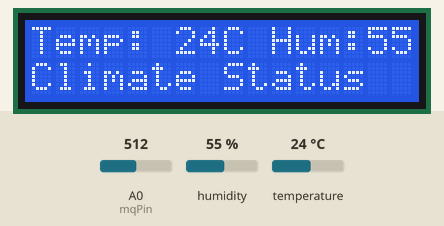
Recording of a sketch running on a simulated Arduino Uno, built with avr-gcc and run on an emulated ATmega328P. Shown: 16×2 character LCD. The inputs (shaded band) are chosen by the test bench; at power-on: humidity 55 %, A0 (mqPin) = 512, temperature 24 °C.

Above: at 3.2 s.
3.3 s: humidity set to 22 %
At 9.6 s:
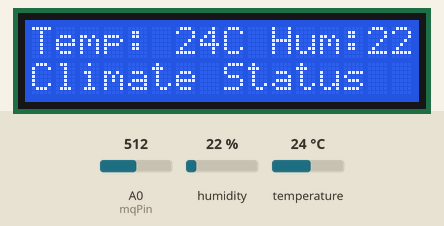
15.3 s: A0 (mqPin) set to 716
At 24.7 s:
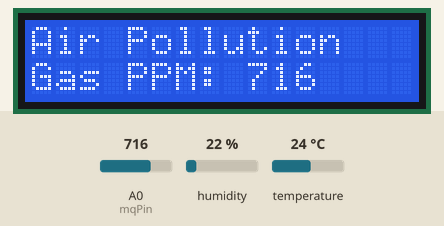
27.3 s: temperature set to 12 °C
At 33.1 s:
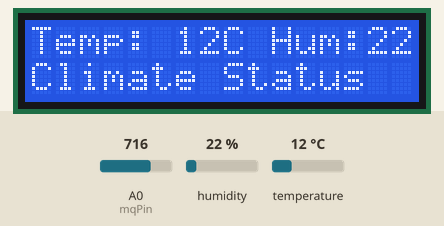
37.0 s: A0 (mqPin) set to 900
At 42.9 s:
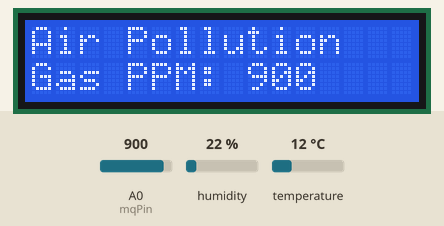
46.2 s: humidity set to 40 %
At 51.3 s:
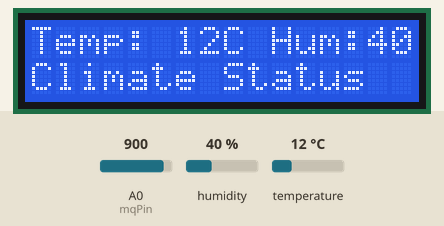
55.3 s: A0 (mqPin) set to 1023
At 61.1 s:
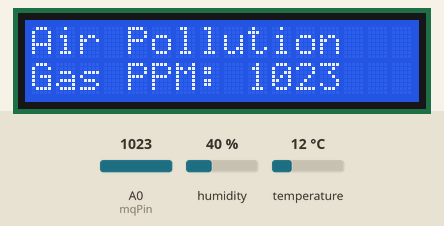
Timing chart, 0 to 62.6 s (numbered marks = the images above; inputs shaded):
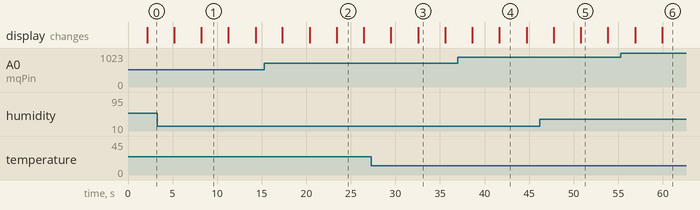

Measured:
- after the input at 3.3 s, the display: first differs from a run without the input after 4.9 s (image 1)
- after the input at 15.3 s, the display: first differs from a run without the input after 8.1 s (image 2)
- after the input at 27.3 s, the display: first differs from a run without the input after 5.3 s (image 3)
- after the input at 37.0 s, the display: first differs from a run without the input after 4.7 s (image 4)
- after the input at 46.2 s, the display: first differs from a run without the input after 4.6 s (image 5)
- after the input at 55.3 s, the display: first differs from a run without the input after 4.6 s (image 6)
- what the display in image 1 shows lasts 3.0 s, from 8.2 s to 11.2 s

The sketch:

dht11_mq.ino
```cpp
/*
  Lesson 3: Complete Autonomous Environmental Station
  Components: Arduino Uno + MQ-135 + DHT11 + I2C LCD
*/
#include <Wire.h>
#include <LiquidCrystal_I2C.h>
#include <DHT.h>

#define DHTPIN 2
#define DHTTYPE DHT11

DHT dht(DHTPIN, DHTTYPE);
LiquidCrystal_I2C lcd(0x27, 16, 2);
const int mqPin = A0;

void setup() {
  dht.begin();
  pinMode(mqPin, INPUT);
  lcd.init();
  lcd.backlight();

  lcd.setCursor(0, 0);
  lcd.print("EcoStation Init");
  delay(2000);
}

void loop() {
  // قراءة المعطيات البيئية الشاملة (غازات + مناخ)
  int airValue = analogRead(mqPin);
  float hum = dht.readHumidity();
  float temp = dht.readTemperature();

  // الصفحة الأولى: عرض درجة الحرارة والرطوبة المناخية
  lcd.clear();
  lcd.setCursor(0, 0);
  lcd.print("Temp: ");
  lcd.print((int)temp);
  lcd.print("C Hum:");
  lcd.print((int)hum);
  lcd.print("%");

  lcd.setCursor(0, 1);
  lcd.print("Climate Status");

  delay(3000); // عرض الصفحة الأولى لمدة 3 ثوانٍ

  // الصفحة الثانية: عرض مؤشر الغازات وجودة الهواء
  lcd.clear();
  lcd.setCursor(0, 0);
  lcd.print("Air Pollution");

  lcd.setCursor(0, 1);
  lcd.print("Gas PPM: ");
  lcd.print(airValue);

  delay(3000); // عرض الصفحة الثانية لمدة 3 ثوانٍ
}
```
